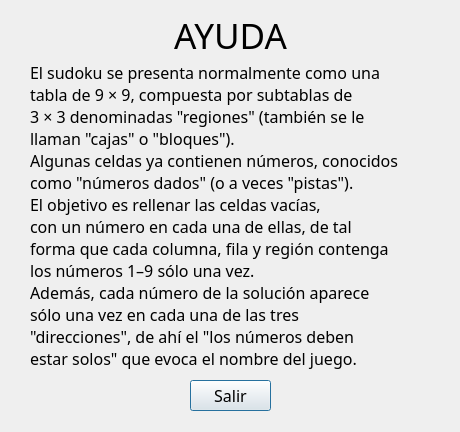
<?xml version="1.0" encoding="UTF-8"?>
<ui version="4.0">
 <class>Ayuda</class>
 <widget class="QDialog" name="Ayuda">
  <property name="geometry">
   <rect>
    <x>0</x>
    <y>0</y>
    <width>460</width>
    <height>432</height>
   </rect>
  </property>
  <property name="windowTitle">
   <string>Dialog</string>
  </property>
  <widget class="QLabel" name="label">
   <property name="geometry">
    <rect>
     <x>20</x>
     <y>20</y>
     <width>421</width>
     <height>31</height>
    </rect>
   </property>
   <property name="font">
    <font>
     <family>Broadway</family>
     <pointsize>26</pointsize>
    </font>
   </property>
   <property name="text">
    <string>AYUDA</string>
   </property>
   <property name="alignment">
    <set>Qt::AlignCenter</set>
   </property>
  </widget>
  <widget class="QLabel" name="label_2">
   <property name="geometry">
    <rect>
     <x>30</x>
     <y>50</y>
     <width>431</width>
     <height>331</height>
    </rect>
   </property>
   <property name="font">
    <font>
     <family>Broadway</family>
     <pointsize>12</pointsize>
    </font>
   </property>
   <property name="text">
    <string>El sudoku se presenta normalmente como una 
tabla de 9 × 9, compuesta por subtablas de 
3 × 3 denominadas &quot;regiones&quot; (también se le 
llaman &quot;cajas&quot; o &quot;bloques&quot;).
Algunas celdas ya contienen números, conocidos 
como &quot;números dados&quot; (o a veces &quot;pistas&quot;).
El objetivo es rellenar las celdas vacías, 
con un número en cada una de ellas, de tal 
forma que cada columna, fila y región contenga 
los números 1–9 sólo una vez.
Además, cada número de la solución aparece 
sólo una vez en cada una de las tres 
&quot;direcciones&quot;, de ahí el &quot;los números deben 
estar solos&quot; que evoca el nombre del juego.</string>
   </property>
   <property name="textFormat">
    <enum>Qt::AutoText</enum>
   </property>
  </widget>
  <widget class="QPushButton" name="pushButton">
   <property name="geometry">
    <rect>
     <x>190</x>
     <y>380</y>
     <width>81</width>
     <height>31</height>
    </rect>
   </property>
   <property name="font">
    <font>
     <family>Broadway</family>
     <pointsize>12</pointsize>
    </font>
   </property>
   <property name="text">
    <string>Salir</string>
   </property>
  </widget>
 </widget>
 <resources/>
 <connections/>
</ui>
